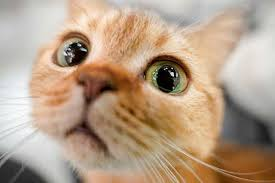
#> input picture code/img/cat.jpg, 275 x 183 px, found by its file name
$ python cv_np.py
#> lines starting #> are read from the running program, lines starting #| are printed output that depends on the picture; long printed decimals are rounded
import cv2 as cv
import numpy as np

img = cv.imread('cat.jpg') # BRG
#> img is the input picture: shape (183, 275, 3); mean B, G, R 135.5, 158, 181.2
print("shape:", img.shape) # 이미지 크기 (높이, 너비 채널 수)
#| shape: (183, 275, 3)
print("최솟값: ", img.min()) # 전체 픽셀 중 최솟값(B, G, R 중 최소)
#| 최솟값:  0
print("최댓값: ", img.max()) # 전체 픽셀 중 최댓값
#| 최댓값:  255
print("평균: ", img.mean()) # 전체 픽셀 값 평균
#| 평균:  158.237

print("최댓값 위치: ", np.argmax(img))
#| 최댓값 위치:  12626
# 최댓값의 1차원(이미지를 1줄로 펼쳤을 때) 인덱스
print("정렬후 앞부분: ", np.sort(img,axis=None)[:10])
#| 정렬후 앞부분:  [0 0 0 0 0 0 0 0 0 0]
# 전체를 1차원으로 펴서 정렬 후 상위 10개 출력

transposed = np.transpose(img, (1, 0, 2))
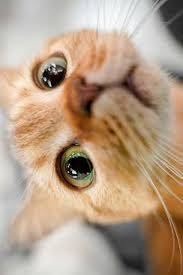
#> transposed: shape (275, 183, 3); mean B, G, R 135.5, 158, 181.2
# 가로<>세로 변환
print("가로 세로 변환 후 모양: ", transposed.shape)
#| 가로 세로 변환 후 모양:  (275, 183, 3)

cv.imshow("Org", img)
cv.imshow("Transposed", transposed)

cv.waitKey()
cv.destroyAllWindows()
